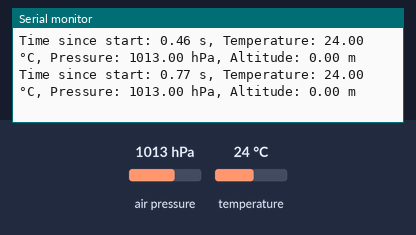
Simulated run of this sketch. Board: Arduino Uno, built with avr-gcc and run on an emulated ATmega328P. On the bench: the last lines printed to the serial monitor. Inputs (shaded band) come from the test bench; at power-on: air pressure 1013 hPa, temperature 24 °C. Storage starts empty.

Above: at 1.2 s.
1.3 s: air pressure set to 952 hPa
At 1.63 s:
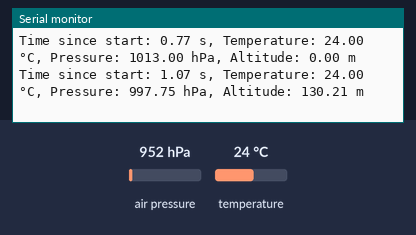
2.8 s: temperature set to 12 °C
At 2.84 s:
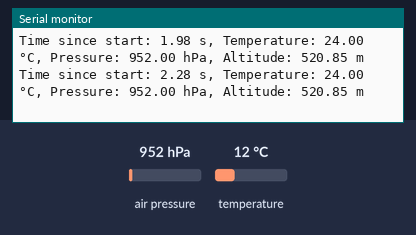
4.3 s: air pressure set to 1000 hPa
At 4.36 s:
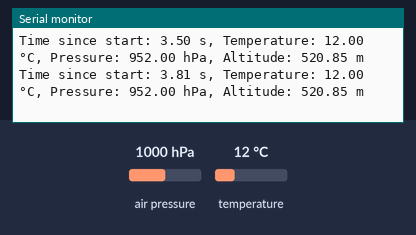
7.3 s: temperature set to 3 °C
At 7.41 s:
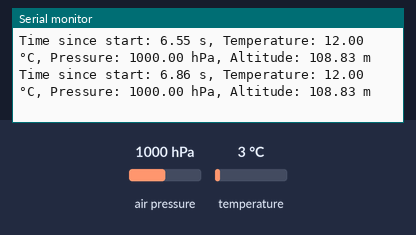
10.3 s: air pressure set to 975 hPa
At 10.46 s:
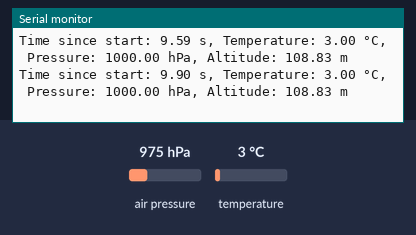
Timing chart, 0 to 13.3 s (numbered marks = the images above; inputs shaded):
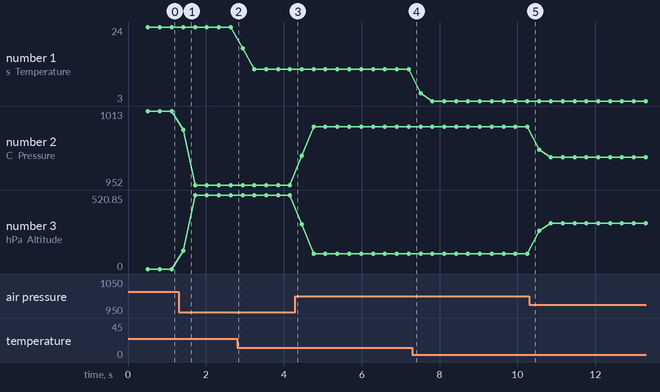

The sketch:

CanSat_Beginner_Example_Code.ino
```cpp
#include <Wire.h>
#include <SPI.h>
#include <SD.h>
#include <Adafruit_Sensor.h>
#include <Adafruit_BMP280.h>

// Pin definitions
#define SD_CS_PIN 10 // Chip select pin for the SD card

// BMP280 object
Adafruit_BMP280 bmp;

// File object for the SD card
File dataFile;

// Timing variables
unsigned long previousMillis = 0;
const long interval = 250; // Log data every 250 ms
unsigned long startTime = 0; // Store the start time

// Global variable to store the filename
char filename[15];

// Variable for calibrated sea level pressure
float seaLevelPressure;

void setup() {
  // Initialize serial communication
  Serial.begin(9600);
  while (!Serial);

  // Initialize SD card
  if (!SD.begin(SD_CS_PIN)) {
    Serial.println("SD card initialization failed!");
    while (1);
  }
  Serial.println("SD card initialized.");

  // Create a unique filename based on timestamp
  int fileNumber = 0;
  do {
    snprintf(filename, sizeof(filename), "log_%03d.csv", fileNumber++);
  } while (SD.exists(filename));

  // Open the new log file
  dataFile = SD.open(filename, FILE_WRITE);
  if (!dataFile) {
    Serial.println("Failed to open file for writing!");
    while (1);
  }
  Serial.print("Logging to file: ");
  Serial.println(filename);

  // Initialize BMP280 sensor
  if (!bmp.begin(0x76)) {
    Serial.println("Could not find a valid BMP280 sensor, check wiring!");
    while (1);
  }
  Serial.println("BMP280 sensor initialized.");

  // Calibrate sea level pressure based on current altitude (assume 0 altitude at start)
  seaLevelPressure = bmp.readPressure() / 100.0F; // Convert to hPa
  Serial.print("Calibrated sea level pressure: ");
  Serial.print(seaLevelPressure);
  Serial.println(" hPa");

  // Write CSV header to the file
  dataFile.println("Time(s),Temperature(C),Pressure(hPa),Altitude(m)");
  dataFile.close();

  // Record the start time
  startTime = millis();
}

void loop() {
  // Get current time
  unsigned long currentMillis = millis();

  // Log data at specified intervals
  if (currentMillis - previousMillis >= interval) {
    previousMillis = currentMillis;

    // Calculate time since start in seconds with fractional precision
    float timeSinceStart = (currentMillis - startTime) / 1000.0;

    // Variables to store averaged values
    float avgTemperature = 0;
    float avgPressure = 0;
    float avgAltitude = 0;

    // Measure 4 times and calculate the average
    for (int i = 0; i < 4; i++) {
      avgTemperature += bmp.readTemperature();
      avgPressure += bmp.readPressure() / 100.0F; // Convert to hPa
      avgAltitude += bmp.readAltitude(seaLevelPressure); // Use calibrated sea level pressure
      delay(62); // Wait 62 ms between readings to fit within 250 ms total
    }

    avgTemperature /= 4;
    avgPressure /= 4;
    avgAltitude /= 4;

    // Print data to serial monitor
    Serial.print("Time since start: ");
    Serial.print(timeSinceStart, 2); // Print with 2 decimal places
    Serial.print(" s, Temperature: ");
    Serial.print(avgTemperature);
    Serial.print(" °C, Pressure: ");
    Serial.print(avgPressure);
    Serial.print(" hPa, Altitude: ");
    Serial.print(avgAltitude);
    Serial.println(" m");

    // Write data to the CSV file
    dataFile = SD.open(filename, FILE_WRITE);
    if (dataFile) {
      dataFile.print(timeSinceStart, 2); // Log with 2 decimal places
      dataFile.print(",");
      dataFile.print(avgTemperature);
      dataFile.print(",");
      dataFile.print(avgPressure);
      dataFile.print(",");
      dataFile.println(avgAltitude);
      dataFile.close();
    } else {
      Serial.println("Failed to open file for writing!");
    }
  }
}
```

Measured:
- after the input at 1.3 s, the serial monitor: prints a new line after 0.12 s (image 1)
- plotted number 1: 24 → 12 after the input at 2.8 s, 12 → 3 after the input at 7.3 s
- plotted number 2: 1013 → 952 after the input at 1.3 s, 952 → 1000 after the input at 4.3 s, 1000 → 975 after the input at 10.3 s
- plotted number 3: 0 → 520.85 after the input at 1.3 s, 520.85 → 108.83 after the input at 4.3 s, 108.83 → 321.37 after the input at 10.3 s
